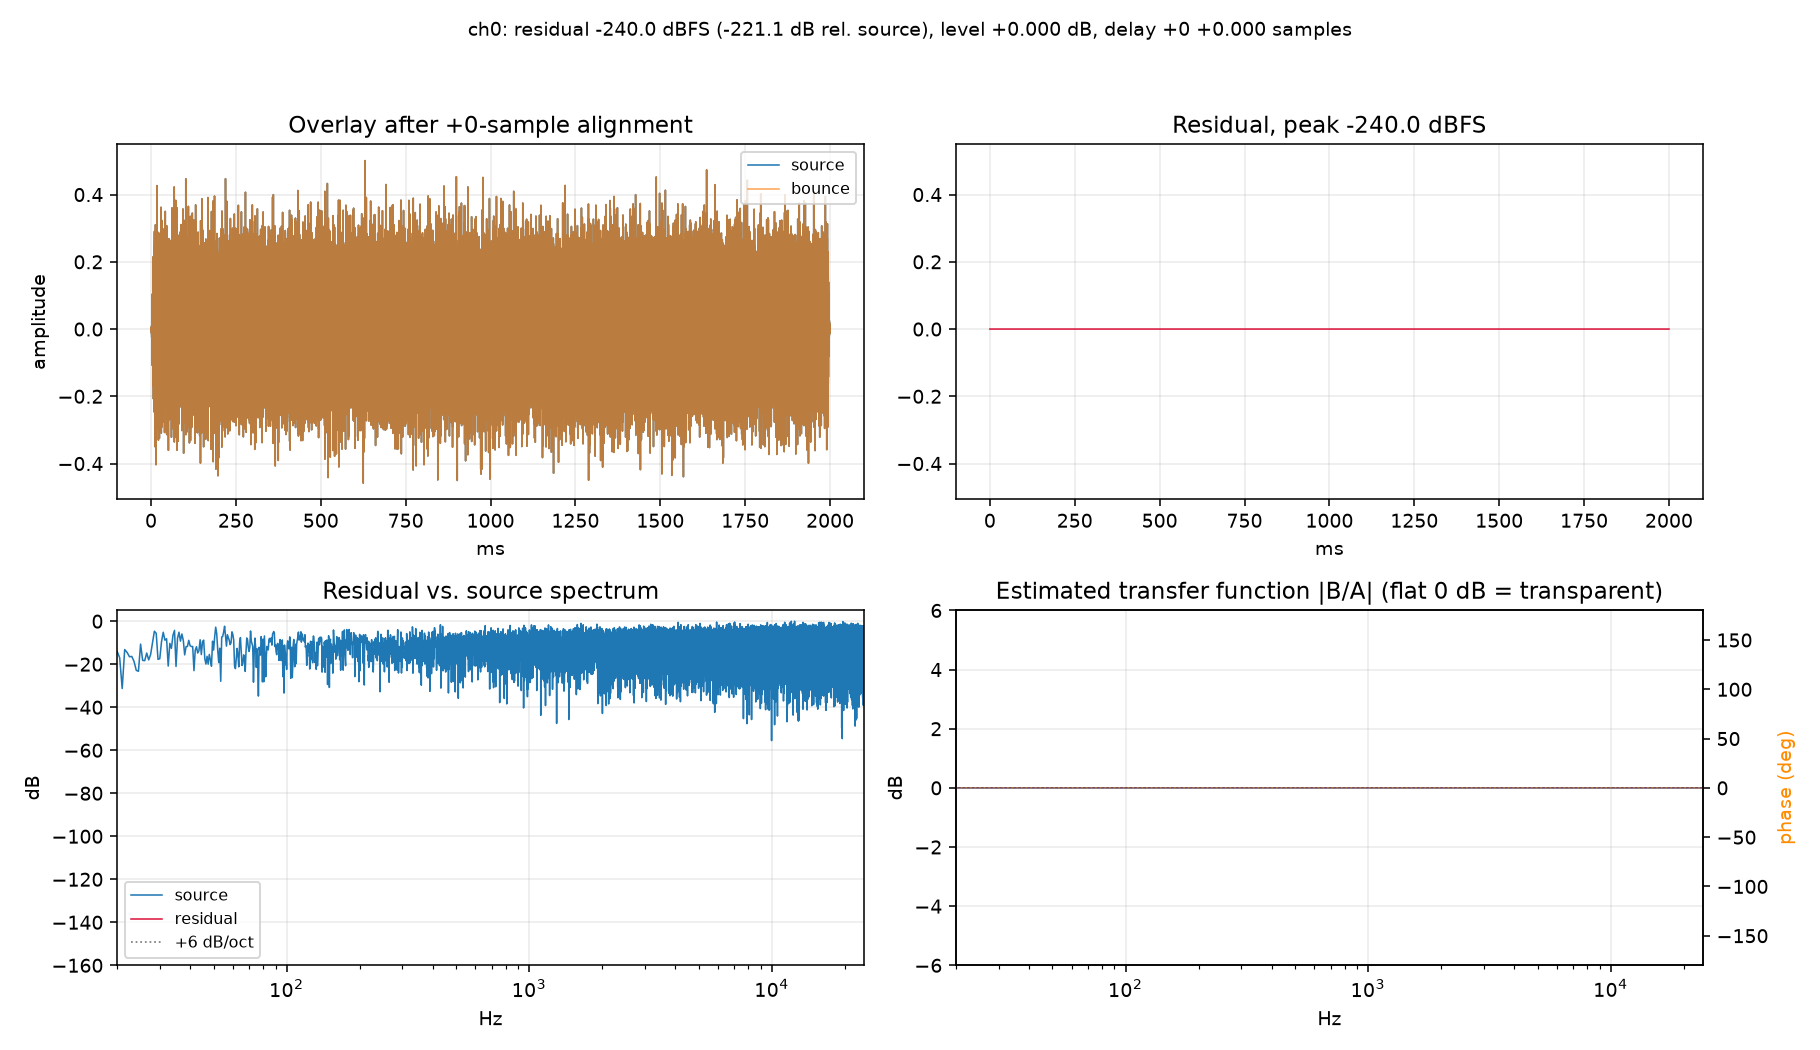

This figure's Python source:
#!/usr/bin/env -S uv run --script
# /// script
# requires-python = ">=3.10"
# dependencies = ["matplotlib", "numpy", "scipy", "soundfile"]
# ///
"""
nulltest.py: is B a bit-transparent pass-through of A?

Usage:  uv run nulltest.py source.wav bounced.wav [-o out.png]

Intended for questions like "does Logic's Sampler alter my sample when every
control is nominally off?" The philosophy differs from a general A/B compare:
time offset and gain are MEASURED and REPORTED, not silently corrected, because
in a transparency test they are findings rather than nuisances.

The four things it separates:
  * bit-identity          the only unambiguous pass
  * integer-sample delay  playback start offset / PDC, harmless in itself
  * fractional delay      a tell-tale of resampling or transposition
  * gain and filtering    via a direct estimate of the transfer function B/A

Two conventions, held to throughout:

  SIGN. Positive delay means the bounce arrives LATE relative to the source.
  Both the integer and the fractional figure use this, so they can be read
  together and added.

  CHANNELS. Every channel is analyzed separately and nothing is downmixed. A
  pan-law error or a one-sided polarity flip is exactly the kind of finding
  that averaging the channels together would hide.

`soundfile` is declared as a dependency because a DAW bounce is not always a
plain WAV: libsndfile reads AIFF and CAF too, and takes the LIST, bext and iXML
chunks Logic writes in its stride. `scipy.io.wavfile` remains a fallback for
environments without it. Both paths scale integer PCM by 2**(bits-1), so a
verdict never depends on which library happens to be present.
"""

import argparse
import os
import sys
import warnings

import numpy as np
import matplotlib
matplotlib.use("Agg")
import matplotlib.pyplot as plt

EPS = 1e-20


# ---------------------------------------------------------------- loading

def load(path):
    """Return (samples as (n, channels) float64 in [-1, 1], sample rate, subtype).

    Integer PCM is divided by 2**(bits-1) on both backends. scipy's own
    convention is to divide by iinfo.max, which is 2**(bits-1) - 1: a half-LSB
    difference, but enough to make a bit-identity test depend on which library
    happened to be importable. The conversion is exact either way, so comparing
    the float64 results is still a true test of sample equality.

    The stored subtype is returned rather than a raw array. A 24-bit source and
    a 32-bit float bounce holding the same values differ in format but not in
    signal, and for a transparency test that is a pass, not a failure."""
    try:
        import soundfile as sf
        x, sr = sf.read(path, always_2d=True, dtype="float64")
        return x, sr, sf.info(path).subtype
    except ImportError:
        from scipy.io import wavfile
        # A DAW writes chunks scipy has no opinion about (LIST, bext, iXML, cue
        # markers, and so on). Skipping them is correct here, since none of them
        # affect the sample data, so the warning is noise rather than news.
        with warnings.catch_warnings():
            warnings.simplefilter("ignore", wavfile.WavFileWarning)
            sr, raw = wavfile.read(path)
        if raw.ndim == 1:
            raw = raw[:, None]
        if raw.dtype == np.uint8:                      # 8-bit PCM is unsigned
            x = (raw.astype(np.float64) - 128.0) / 128.0
        elif np.issubdtype(raw.dtype, np.integer):
            x = raw.astype(np.float64) / (np.iinfo(raw.dtype).max + 1.0)
        else:
            x = raw.astype(np.float64)
        return x, sr, str(raw.dtype)


def db(x):
    """Amplitude ratio to dB with a floor, so digital silence reads as -240
    rather than -inf and doesn't blow up the plot limits. NaN is preserved, so
    bins deliberately excluded from an estimate stay excluded."""
    return 20.0 * np.log10(np.maximum(np.abs(x), 1e-12))


def rms(x):
    return float(np.sqrt(np.mean(x ** 2))) if x.size else 0.0


# ---------------------------------------------------------------- alignment

def integer_delay(a, b):
    """Delay of b relative to a in whole samples, by FFT cross-correlation.

    Positive means b arrives late. Zero-padded to len(a)+len(b) so the circular
    convolution implicit in the FFT does not wrap the tail of the correlation
    onto its head. The peak is taken on |xc| so a polarity-inverted bounce still
    aligns on its (negative) main peak instead of locking onto a sidelobe."""
    n = 1 << int(np.ceil(np.log2(len(a) + len(b))))
    xc = np.fft.irfft(np.fft.rfft(a, n) * np.conj(np.fft.rfft(b, n)), n)
    k = int(np.argmax(np.abs(xc)))
    shift = k - n if k > n // 2 else k
    return -shift


def align(a, b, delay):
    """Strip b's lead-in (or pad it) so the two line up, then trim to a common
    length. Accepts 1-D mono or (n, channels) arrays."""
    if delay > 0:
        b = b[delay:]
    elif delay < 0:
        b = np.concatenate([np.zeros((-delay,) + b.shape[1:], dtype=b.dtype), b])
    n = min(len(a), len(b))
    return a[:n], b[:n]


def fractional_delay(a, b, sr, floor_db=-60.0):
    """Estimate any residual sub-sample delay of b relative to a, in seconds.

    If b(t) = a(t - tau) then B(f) = A(f)*exp(-j2*pi*f*tau), so the cross
    spectrum A*conj(B) has phase +2*pi*f*tau: a straight line through the origin
    whose slope gives tau directly. Run this only AFTER integer alignment. With
    |tau| < 1 sample the phase stays inside +/-pi even at Nyquist, so there is
    nothing to unwrap and the fit is robust.

    Deliberately unwindowed. Windowing would suppress the edge discontinuity but
    would also break the exact b = delayed(a) relation inside the window, and
    measurement against known delays shows the unwindowed fit recovers tau to
    four decimal places.

    Weighted by |A|^2 so bins where the source has no energy, and therefore only
    noise-driven phase, contribute nothing."""
    n = len(a)
    A, B = np.fft.rfft(a), np.fft.rfft(b)
    f = np.fft.rfftfreq(n, 1.0 / sr)
    mag = np.abs(A)
    keep = db(mag / max(mag.max(), EPS)) > floor_db
    if keep.sum() < 8:
        return 0.0
    phase = np.angle(A[keep] * np.conj(B[keep]))
    w = mag[keep] ** 2
    # Weighted least squares through the origin: slope = sum(w*x*y)/sum(w*x*x).
    slope = np.sum(w * f[keep] * phase) / max(np.sum(w * f[keep] ** 2), EPS)
    return slope / (2.0 * np.pi)          # seconds


def transfer_function(a, b, sr, floor_db=-60.0):
    """Estimate H = B/A where the source actually has energy.

    Dividing spectra is only meaningful above the source's own noise floor;
    elsewhere you are dividing noise by noise and get garbage that dominates the
    plot. A Hann window keeps each partial's leakage skirt from smearing energy
    into neighboring bins and faking content that isn't there.

    Excluded bins are left as NaN rather than dropped, so a plot of the result
    breaks the trace across the gaps instead of drawing a straight line over
    them."""
    w = np.hanning(len(a))
    A, B = np.fft.rfft(a * w), np.fft.rfft(b * w)
    f = np.fft.rfftfreq(len(a), 1.0 / sr)
    mag = np.abs(A)
    keep = db(mag / max(mag.max(), EPS)) > floor_db
    H = np.full(len(f), np.nan, dtype=complex)
    H[keep] = B[keep] / A[keep]
    return f, H


# ---------------------------------------------------------------- analysis

def channel_pairs(xa, xb):
    """Decide which channel of the source to compare against which of the bounce.

    A mono sample coming back as a stereo bounce is a normal sampler outcome
    rather than an error, so the single source channel is compared against each
    bounce channel separately."""
    na, nb = xa.shape[1], xb.shape[1]
    if na == 1 and nb > 1:
        return [(f"ch{j}", xa[:, 0], xb[:, j]) for j in range(nb)]
    if nb == 1 and na > 1:
        return [(f"ch{i}", xa[:, i], xb[:, 0]) for i in range(na)]
    n = min(na, nb)
    names = ["mono"] if n == 1 else [f"ch{i}" for i in range(n)]
    return [(names[i], xa[:, i], xb[:, i]) for i in range(n)]


def analyze(a, b, sr, floor_db):
    """Scalar findings for one already-aligned channel pair.

    Two different gain numbers, because they answer different questions and
    conflating them is how a level drop gets reported as a boost:

    `level` is the plain RMS ratio, which is what "how much louder or quieter
    is the bounce" actually means. It is unbiased whatever else changed.

    `fit` is the least-squares scalar h minimizing ||b - h*a||, that is, the
    single number that best explains the bounce as a rescaled source. It equals
    correlation * level, so it is pulled toward zero by anything a scalar cannot
    account for. When correlation is 1 the two agree exactly; when it is not,
    the gap between them is itself the message that no scalar explains this."""
    resid = a - b
    ra = rms(a)
    return {
        "tau": fractional_delay(a, b, sr, floor_db),
        "level": db(rms(b)) - db(ra),
        "fit": float(np.dot(a, b) / max(np.dot(a, a), EPS)),
        "corr": float(np.dot(a, b)
                      / max(np.sqrt(np.dot(a, a) * np.dot(b, b)), EPS)),
        "resid": resid,
        "rel": db(rms(resid)) - db(ra),
        "a": a,
        "b": b,
    }


# ---------------------------------------------------------------- plotting

def plot(r, sr, delay, floor_db, out, src_path, bounce_path):
    a, b, resid = r["a"], r["b"], r["resid"]
    t = np.arange(len(a)) / sr * 1000.0
    fig, ax = plt.subplots(2, 2, figsize=(13, 8.0))
    # Name the files on the figure. These get saved, mailed around and compared
    # against each other, and a panel of anonymous noise is no use a week later.
    fig.suptitle(f"{os.path.basename(src_path)}  ->  "
                 f"{os.path.basename(bounce_path)}\n"
                 f"{r['label']}: residual {db(rms(resid)):.1f} dBFS "
                 f"({r['rel']:+.1f} dB rel. source), "
                 f"level {r['level']:+.3f} dB, "
                 f"delay {delay:+d} {r['tau'] * sr:+.3f} samples",
                 fontsize=10)

    ax[0, 0].plot(t, a, lw=0.8, label="source")
    ax[0, 0].plot(t, b, lw=0.8, alpha=0.7, label="bounce")
    ax[0, 0].set(title=f"Overlay after {delay:+d}-sample alignment",
                 xlabel="ms", ylabel="amplitude")
    ax[0, 0].legend(fontsize=8)

    ax[0, 1].plot(t, resid, lw=0.8, color="crimson")
    ax[0, 1].set(title=f"Residual, peak {db(np.max(np.abs(resid))):.1f} dBFS",
                 xlabel="ms")
    ax[0, 1].set_ylim(ax[0, 0].get_ylim())   # same scale, so small looks small

    # Residual spectrum against the source, with a 6 dB/oct guide. A residual
    # parallel to that guide is a pure fractional delay (the difference of two
    # slightly shifted copies approximates a derivative); a residual parallel
    # to the source itself is a pure gain error.
    w = np.hanning(len(a))
    f = np.fft.rfftfreq(len(a), 1.0 / sr)
    Sa = np.abs(np.fft.rfft(a * w))
    Sr = np.abs(np.fft.rfft(resid * w))
    ref = max(Sa.max(), EPS)
    ax[1, 0].semilogx(f, db(Sa / ref), lw=0.8, label="source")
    ax[1, 0].semilogx(f, db(Sr / ref), lw=0.8, color="crimson", label="residual")
    guide = db(Sr / ref)[np.argmin(np.abs(f - 1000.0))]
    ax[1, 0].semilogx(f[1:], guide + 20 * np.log10(f[1:] / 1000.0),
                      ls=":", lw=0.9, color="gray", label="+6 dB/oct")
    ax[1, 0].set(title="Residual vs. source spectrum", xlabel="Hz", ylabel="dB",
                 xlim=(20, sr / 2), ylim=(-160, 5))
    ax[1, 0].legend(fontsize=8)

    fh, H = transfer_function(a, b, sr, floor_db)
    mag = db(np.abs(H))
    axr = ax[1, 1]
    axr.semilogx(fh, mag, lw=0.7, color="navy")
    axr.axhline(0.0, ls=":", lw=0.9, color="gray")

    # Autoscale, floored at +/-6 dB so a transparent result still reads as a
    # flat line on a meaningful scale rather than being zoomed into its own
    # rounding noise. Fixing the limits at +/-6 would instead push an SRC
    # anti-imaging cliff, the whole point of this panel, off the bottom.
    finite = mag[np.isfinite(mag)]
    if finite.size:
        lo = max(-120.0, min(-6.0, float(np.floor(finite.min() / 6.0) * 6.0)))
        hi = min(60.0, max(6.0, float(np.ceil(finite.max() / 6.0) * 6.0)))
    else:
        lo, hi = -6.0, 6.0
    axr.set(title="Estimated transfer function |B/A| (flat 0 dB = transparent)",
            xlabel="Hz", ylabel="dB", xlim=(20, sr / 2), ylim=(lo, hi))
    axp = axr.twinx()
    axp.semilogx(fh, np.degrees(np.angle(H)), lw=0.5,
                 color="darkorange", alpha=0.6)
    axp.set_ylabel("phase (deg)", color="darkorange")
    axp.set_ylim(-180, 180)

    for row in ax:
        for cell in row:
            cell.grid(alpha=0.25)
    fig.tight_layout(rect=(0, 0, 1, 0.95))
    fig.savefig(out, dpi=140)
    print(f"\nwrote {out}")


# ---------------------------------------------------------------- main

def main():
    p = argparse.ArgumentParser(
        description="Measure whether a bounce is a transparent pass-through "
                    "of its source.")
    p.add_argument("a", help="source wav (what you fed the sampler)")
    p.add_argument("b", help="bounced wav (what came back out)")
    p.add_argument("-o", "--out", default="nulltest.png")
    p.add_argument("--floor", type=float, default=-60.0,
                   help="dB below source peak spectrum to ignore (default -60)")
    args = p.parse_args()

    # libsndfile reports a missing file as "System error", which is no help at
    # all when the real problem is a typo in a long bounce path.
    for path in (args.a, args.b):
        if not os.path.isfile(path):
            sys.exit(f"no such file: {path}")
    try:
        xa, sra, suba = load(args.a)
        xb, srb, subb = load(args.b)
    except Exception as exc:                       # noqa: BLE001
        sys.exit(f"could not read audio: {exc}")

    if sra != srb:
        sys.exit(f"sample rates differ: {sra} vs {srb}. That alone is the answer.")
    sr = sra

    print(f"source           : {args.a}")
    print(f"                   {len(xa)} samples, {xa.shape[1]} ch, "
          f"{sr} Hz, {suba}")
    print(f"bounce           : {args.b}")
    print(f"                   {len(xb)} samples, {xb.shape[1]} ch, "
          f"{sr} Hz, {subb}")
    if min(len(xa), len(xb)) < 64:
        sys.exit("files are too short to analyze")

    shape_a, shape_b = xa.shape, xb.shape
    delay = integer_delay(xa.mean(axis=1), xb.mean(axis=1))
    xa, xb = align(xa, xb, delay)
    print(f"integer delay    : {delay:+d} samples "
          f"({1000.0 * delay / sr:+.4f} ms)   [+ = bounce late]")

    pairs = channel_pairs(xa, xb)

    # --- bit-identity ------------------------------------------------------
    # Tested per channel pair rather than on the whole arrays. Whole-array
    # equality would make any difference in shape disqualifying, and three of
    # those are routine and mean nothing on their own: a start offset, a bounce
    # region running past the end of the sample, and a mono sample coming back
    # on a stereo bus. What matters is whether every sample that lines up
    # matches, so that is what gets tested.
    if all(np.array_equal(ca, cb) for _, ca, cb in pairs):
        print("\nVERDICT: bit-identical. The sampler is transparent.")
        aside = []
        if delay:
            aside.append(f"a {delay:+d}-sample start offset, which is playback "
                         "start position or plugin delay compensation")
        if shape_a[0] != shape_b[0]:
            aside.append("a length difference, the bounce region running past "
                         "the end of the sample")
        if shape_a[1] != shape_b[1]:
            aside.append(f"a {shape_a[1]}-to-{shape_b[1]} channel expansion, "
                         "every bounce channel matching the source exactly")
        if suba != subb:
            aside.append(f"a change of stored format from {suba} to {subb}")
        if aside:
            print("         Every sample that lines up matches. What differs "
                  "is " + "; ".join(aside) + ".")
        return

    results = []
    for label, ca, cb in pairs:
        r = analyze(ca, cb, sr, args.floor)
        r["label"] = label
        results.append(r)
        print(f"\n{label}")
        print(f"  fractional delay : {r['tau'] * sr:+.4f} samples "
              f"({r['tau'] * 1e6:+.2f} us)")
        print(f"  level (rms b/a)  : {r['level']:+.4f} dB")
        print(f"  best-fit gain    : {db(r['fit']):+.4f} dB"
              f"{'  (polarity inverted)' if r['fit'] < 0 else ''}")
        print(f"  correlation      : {r['corr']:+.8f}")
        print(f"  residual RMS     : {db(rms(r['resid'])):.1f} dBFS  "
              f"({r['rel']:+.1f} dB rel. source)")
        print(f"  residual peak    : {db(np.max(np.abs(r['resid']))):.1f} dBFS")

    worst = max(results, key=lambda r: r["rel"])
    print(f"\nVERDICT: not transparent. Largest residual is "
          f"{db(rms(worst['resid'])):.1f} dBFS on {worst['label']}, "
          f"{worst['rel']:+.1f} dB relative to the source.")

    flipped = [r["label"] for r in results if r["corr"] < 0]
    if flipped:
        print(f"  polarity inverted on {', '.join(flipped)}. The residual there "
              "is the sum of the two signals rather than their difference, so "
              "it reads about 6 dB high.")
    if any(abs(r["tau"] * sr) > 0.1 for r in results):
        print("  a sub-sample offset this large implies resampling or "
              "transposition, or else a minimum-phase filter, whose group delay "
              "registers the same way. Check the |B/A| panel to tell them apart.")
    if any(abs(r["corr"]) < 0.9999 for r in results):
        print("  correlation is short of 1, so no single scalar gain explains "
              "the bounce. Read the |B/A| panel rather than the gain figures.")
    exact = [r["label"] for r in results if not np.any(r["resid"])]
    if exact:
        print(f"  residual is exactly zero on {', '.join(exact)}, so whatever "
              "happened did not happen there.")
    if suba != subb:
        print(f"  stored formats differ ({suba} source, {subb} bounce), which "
              "is not by itself a change to the signal.")
    if xa.shape[1] != xb.shape[1]:
        print(f"  channel counts differ ({xa.shape[1]} source, {xb.shape[1]} "
              "bounce), so the single source channel was compared against each "
              "bounce channel in turn.")
    if len(results) > 1:
        print(f"  plotting {worst['label']}, the channel with the largest "
              "residual.")

    plot(worst, sr, delay, args.floor, args.out, args.a, args.b)


if __name__ == "__main__":
    main()
